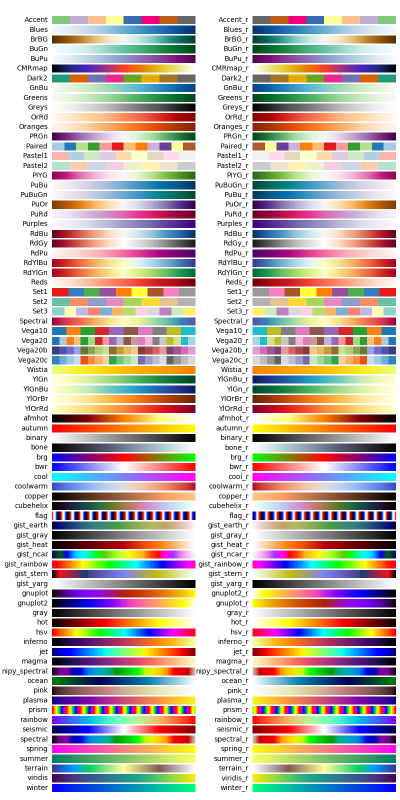
#> input picture colors/1.png, 800 x 1600 px, found by its file name (shown at 1/2 size)
$ python 1.py   (older library calls are emulated)
#> lines starting #> are read from the running program, lines starting #| are printed output that depends on the picture
import matplotlib.pyplot as plt
import matplotlib.image as mpimg
import os

picName= os.path.dirname(os.path.realpath(__file__))+'/1.png'
img=mpimg.imread(picName)
#> img is the input picture: shape (1600, 800, 4) float32; mean R, G, B, A 0.76, 0.713, 0.69, 1
plt.imshow(img)

plt.figure(2)
lum_img = img[:,:,0]
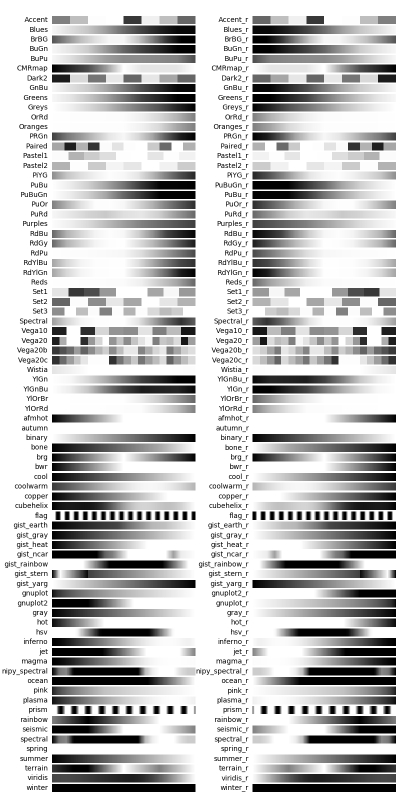
#> lum_img: shape (1600, 800) float32 (shown at 1/2 size); min 0, max 1, mean 0.759
plt.imshow(lum_img)

plt.figure(3)
plt.imshow(lum_img, cmap="hot")

plt.figure(4)
imgplot = plt.imshow(lum_img)
imgplot.set_cmap('nipy_spectral')

plt.figure(5)
plt.imshow(lum_img)
plt.colorbar()

plt.figure(6)
plt.hist(lum_img.ravel(), bins=256, range=(0.0, 1.0), fc='k', ec='k')

plt.figure(7)
plt.subplot(121)
plt.imshow(lum_img)
plt.title('Before')
plt.colorbar(orientation ='horizontal')
plt.subplot(122)
plt.imshow(lum_img, clim=(0.1, 0.99))
plt.title('After')
plt.colorbar(orientation='horizontal')

from PIL import Image
picName= os.path.dirname(os.path.realpath(__file__))+'/1.jpg'
img = Image.open(picName)
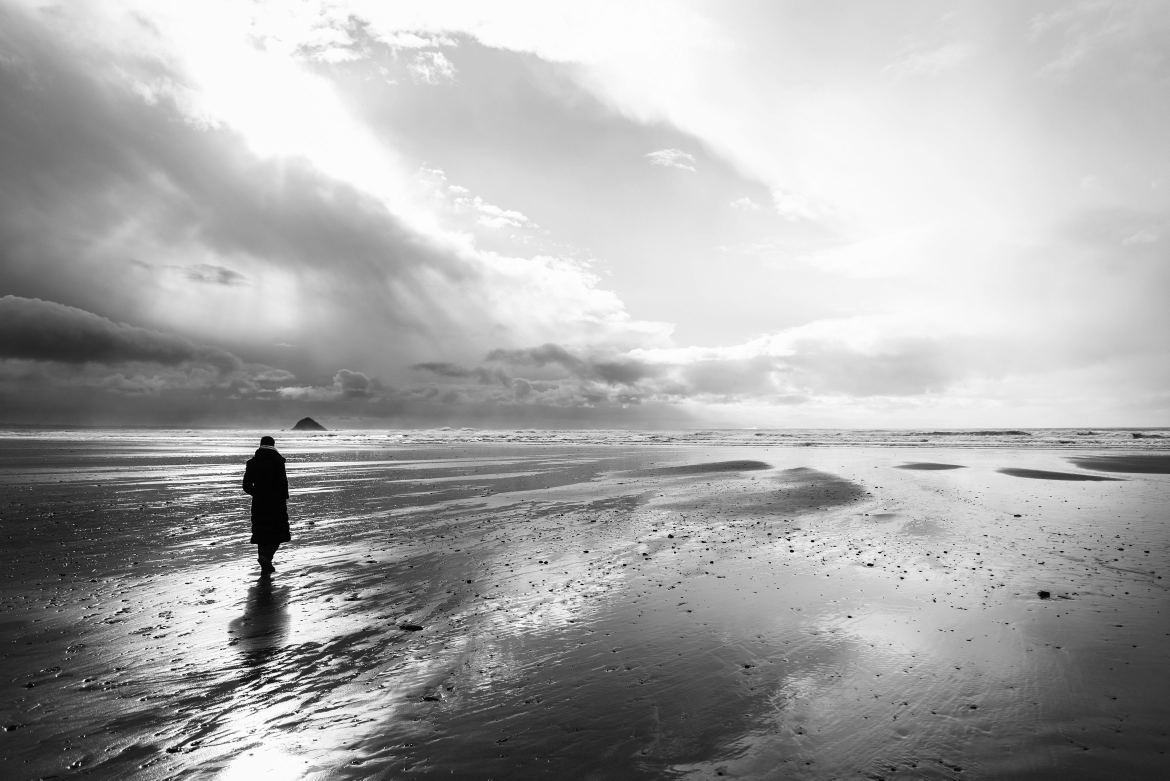
#> input picture Python数据可视化利器Matplotlib，绘图入门篇，图像处理与显示/1.jpg, 3508 x 2341 px (shown at 1/3 size)
#> img is the input picture: PIL image 3508x2341 RGB; min 0, max 255, mean 169.5
img.thumbnail((64, 64), Image.ANTIALIAS)
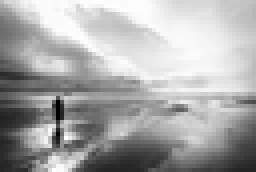
#> img: PIL image 64x43 RGB (shown 4 times larger); min 0, max 255, mean 169.6

plt.figure(8)
plt.imshow(img)

plt.figure(9)
plt.imshow(img, interpolation="nearest")

plt.figure(10)
plt.imshow(img, interpolation="bicubic")

plt.show()
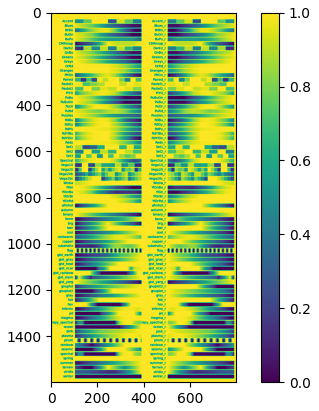
#> figure drawn by matplotlib, 2 panels
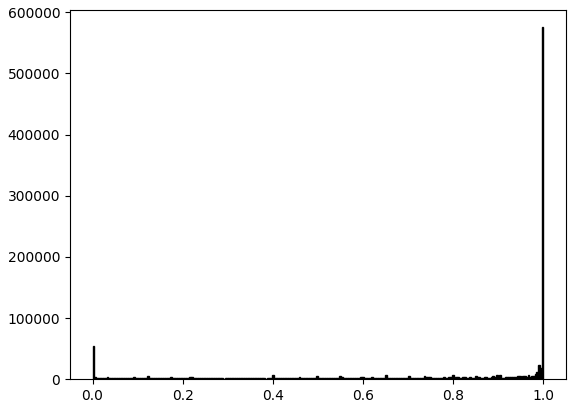
#> figure drawn by matplotlib, 1 panel; tallest bar 575692 high, from x = 0.996 to 1
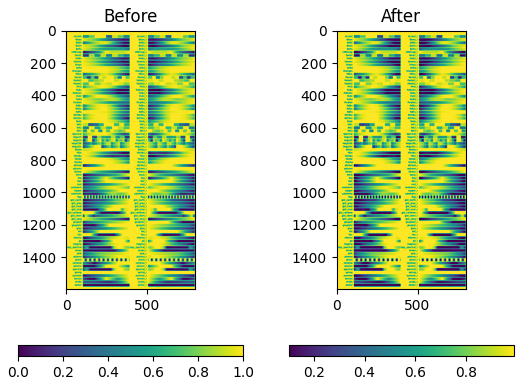
#> figure drawn by matplotlib, 4 panels
